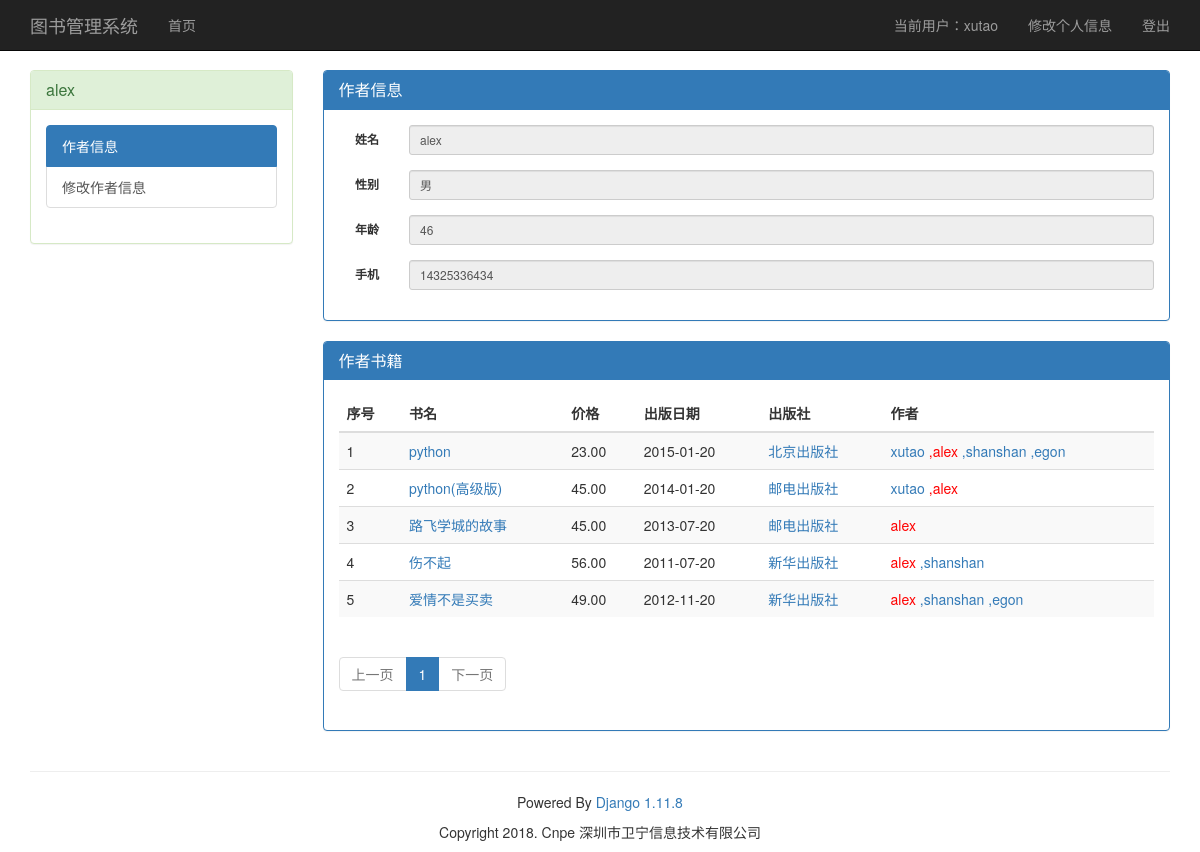
/manage/info/author/10 (signed in), run on an earlier commit of the app's database.
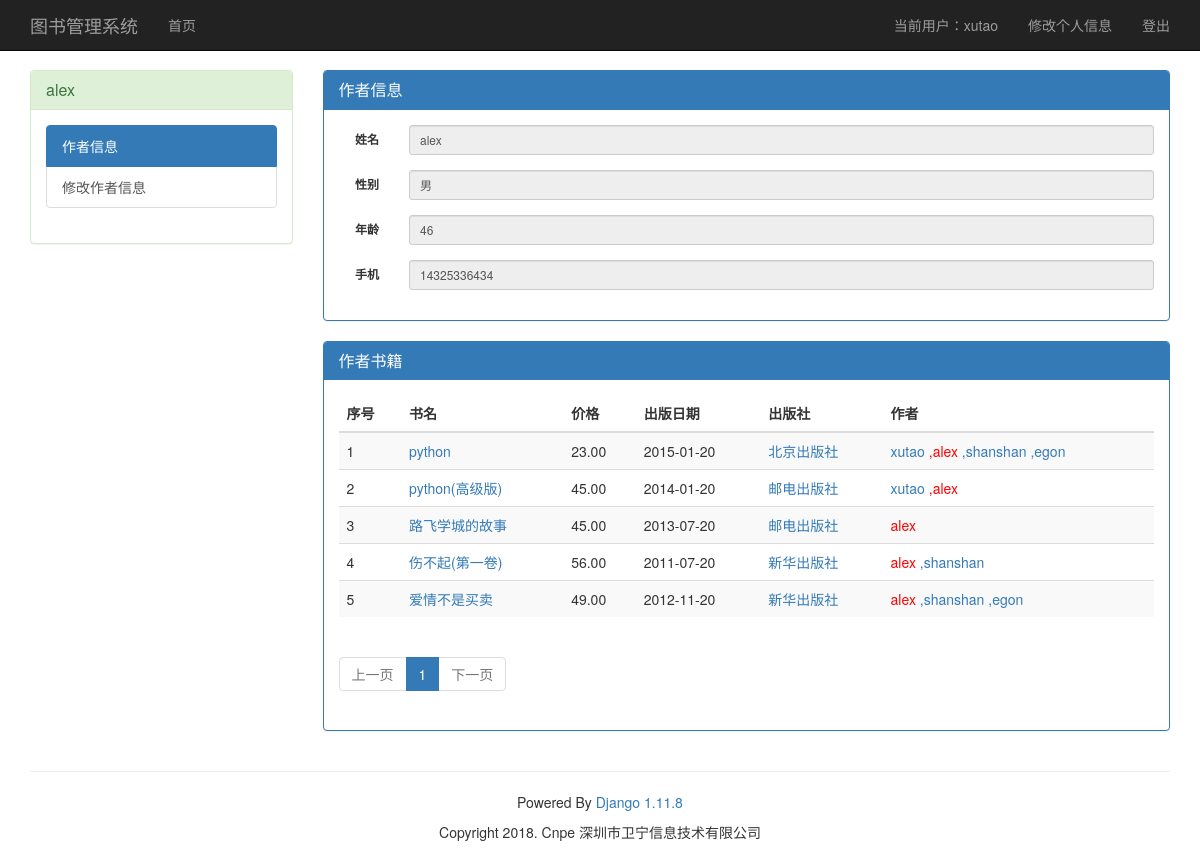
And on a later commit of the database.
### book_app/models.py (models this page shows, shortened)
class Book(models.Model):
    nid = models.AutoField(primary_key=True)
    title = models.CharField(verbose_name="书名",max_length=32)
    price = models.DecimalField(verbose_name="价格",max_digits=10,decimal_places=2)
    date = models.DateField(verbose_name="出版日期",default="2018-01-20")
    publish = models.ForeignKey(verbose_name="出版社",to="Publish",to_field="nid", on_delete=models.CASCADE)
    authors = models.ManyToManyField("Author")

class Publish(models.Model):
    nid = models.AutoField(primary_key=True)
    title = models.CharField(max_length=50,verbose_name='名称')
    address = models.CharField(max_length=255,verbose_name='地址')
    def __str__(self):
        return self.title

### book_app/views.py (the view)
# urls.py: url(r'^info/(?P<model_type>\w+)/(?P<nid>\d+)', book_views.info_handle),
@login_required
def info_handle(request, model_type, nid):
    try:
        str_model = getattr(hmodels, model_type.capitalize())
        if request.method == 'GET':
            obj = str_model.objects.get(nid=nid)
            if model_type != 'book':
                current_page = int(request.GET.get("page", 1))
                if model_type == 'author':
                    book_all = obj.book_set.all().order_by('nid')
                elif model_type == 'publish':
                    book_all = hmodels.Book.objects.filter(publish=obj).order_by('nid')
                paginator = CustomPagination(current_page, '/manage/info/%s/%s' % (model_type, nid), book_all,
                                             settings.PAGE_ROW_NUM)
                return render(request, '%s_info.html' % model_type,
                              {'obj': obj, 'book_list': paginator.res_list, 'page_html': paginator.html})
            else:
                model_form = hmform.BookModelForm(instance=obj)
                return render(request, 'book_info.html', {'model_form': model_form, 'obj': obj})
    except AttributeError:
        return redirect('/index/')

### book_app/models.py (called while the page is built)
    def __str__(self):
        return self.username

    def __str__(self):
        return self.name

### book_app/templates/author_info.html (shortened to what the changed rows need)
{% extends 'base.html' %}
{% block content %}
<div class="col-md-9">
    <div class="panel panel-primary">
        <div class="panel-body">
            <table class="table table-striped">
                    <thead>
                    <tr>
                        <th>序号</th>
                        <th>书名</th>
                        <th>价格</th>
                        <th>出版日期</th>
                        <th>出版社</th>
                        <th>作者</th>
                    </tr>
                    </thead>
                    <tbody>
                    {% for book in book_list %}
                        <tr>
                        <td>{{ forloop.counter }}</td>
                        <td><a href="/manage/info/book/{{ book.nid }}" title="点击查看详细信息">{{ book.title }}</a></td>
                        <td>{{ book.price }}</td>
                        <td>{{ book.date.isoformat }}</td>
                        <td><a href="/manage/info/publish/{{ book.publish.nid }}">{{ book.publish }}</a></td>
                        <td>{% for author in book.authors.all %}
                                {% if author.name == obj.name  %}
                                        <span style="color: red;">{% if forloop.first %}{{ author }}{% else %},{{ author }}
                                        {% endif %}
                                        </span>
                                    {% else %}
                                    <a href="/manage/info/author/{{ author.nid }}">
                                        {% if forloop.first %}{{ author }}{% else %},{{ author }}
                                        {% endif %}</a>
                                {% endif %}
                            {% endfor %}
                        </td>
                        </tr>
                        {% empty %}
                        <tr>
                            <td colspan="7">没有找到相关信息</td>
                        </tr>
                    {% endfor %}
                    </tbody>
                </table>
        </div>
    </div>
</div>
{% endblock %}

What changed in the data, as far as the page shows it:
changed Book: title "伤不起" → "伤不起(第一卷)"
